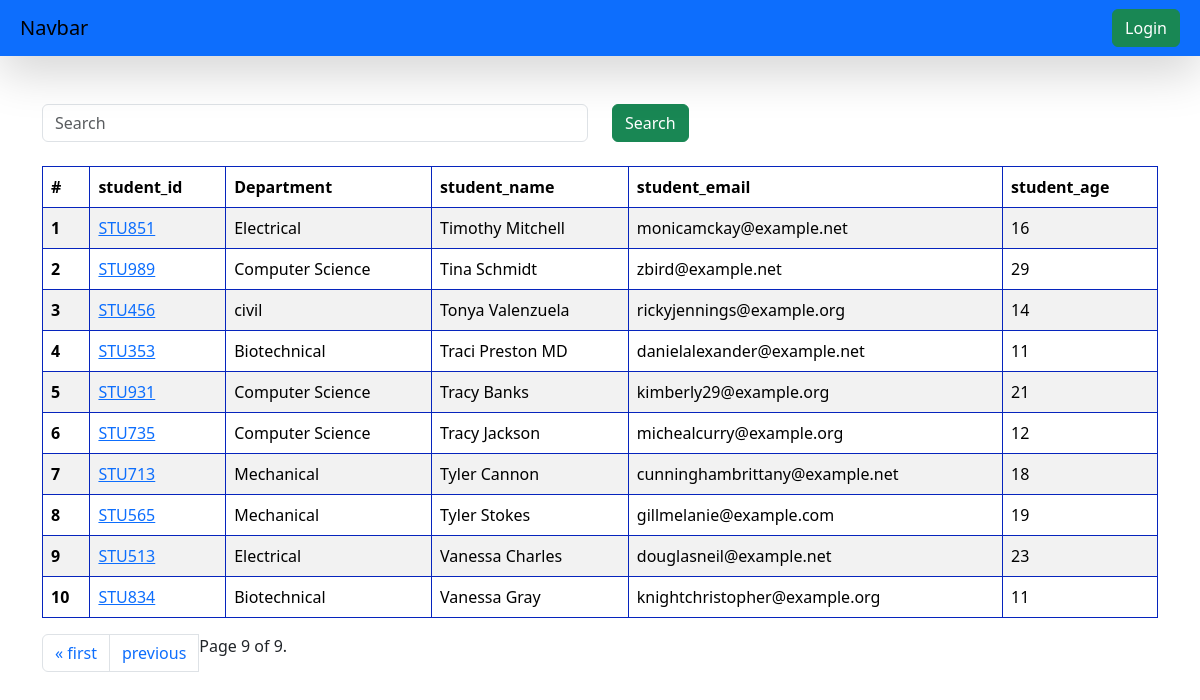
/students/?page=9, run on the app's committed database.
### vege/models.py (models this page shows, shortened)
class Student(models.Model):
    department = models.ForeignKey(Department, on_delete=models.CASCADE)
    student_id = models.OneToOneField(StudentID,related_name="student", on_delete=models.CASCADE)
    student_name = models.CharField(max_length=100)
    student_email = models.EmailField(unique=True)
    student_age = models.IntegerField(default=18)
    student_address = models.TextField()
    is_deleted = models.BooleanField(default= False)
    objects = StudentManager()
    admin_objects = models.Manager()
    class Meta:
        ordering =  ['student_name'] #Order students alphabetically
        verbose_name = 'student'

class StudentID(models.Model):
    student_id = models.CharField(max_length=100)
    def __str__(self) -> str:
        return self.student_id #Return student ID in admin panel

class Department(models.Model):
    department = models.CharField(max_length=100)
    class Meta:
        ordering = ['department'] #Order departments alphabetically

### vege/views.py (the view, shortened to what this page needs)
# urls.py: path('students/', get_students, name='get_students'),
def get_students(request):
    queryset = Student.objects.all()
    paginator = Paginator(queryset, 10)  # Show 10 contacts per page.
    page_number = request.GET.get("page", 1) # Default to page 1 if no page parameter is provided
    page_obj = paginator.get_page(page_number)
    return render(request, 'report/students.html', {'queryset': page_obj})

### vege/models.py (called while the page is built)
    def get_queryset(self):
        return super().get_queryset().filter(is_deleted = False)

### vege/templates/report/students.html (shortened to what this page needs)
{% extends 'base.html' %} {% block start %}
<div class="container mt-5">
<form class="mb-4">
    <div class="row">
        <div class="col-md-6">
            <input class="form-control" name="search" placeholder="Search">
        </div>
        <div class="col-md-6">
            <button class="btn btn-success">Search</button>
        </div>
    </div>
</form>
  <table class="table table-striped">
    <thead>
      <tr>
        <th scope="col">#</th>
        <th scope="col">student_id</th>
        <th scope="col">Department</th>
        <th scope="col">student_name</th>
        <th scope="col">student_email</th>
        <th scope="col">student_age</th>
      </tr>
    </thead>
    <tbody>
      {% for student in queryset %}
      <tr>
        <th scope="row">{{forloop.counter}}</th>
        <td>
          <a href="{% url 'see_mark' student.student_id %}">
            {{student.student_id}}
          </a>
        </td>
        <td>{{student.department.department}}</td>
        <td>{{student.student_name}}</td>
        <td>{{student.student_email}}</td>
        <td>{{student.student_age}}</td>
      </tr>
      {% endfor %}
    </tbody>
    </table>
      <nav aria-label="Page navigation example">
      <ul class="pagination">
          {% if queryset.has_previous %}
            <li class="page-item"><a class="page-link"  href="?page=1">&laquo; first</a> </li>
            <li class="page-item"><a class="page-link" href="?page={{ queryset.previous_page_number }}">previous</a> </li>
          {% endif %}
          <span class="current">
            Page {{ queryset.number }} of {{ queryset.paginator.num_pages }}.
          </span>
    </ul>
   </nav>
</div>
{% endblock %}

### home/templates/base.html (style rules this page uses)
table, th, td { border: 1px solid rgb(6, 36, 189); }

### data on the page
Student: student_id "STU851", department.department "Electrical", student_name "Timothy Mitchell", student_email "monicamckay@example.net", student_age "16"
Student: student_id "STU989", department.department "Computer Science", student_name "Tina Schmidt", student_email "zbird@example.net", student_age "29"
Student: student_id "STU456", department.department "civil", student_name "Tonya Valenzuela", student_email "rickyjennings@example.org", student_age "14"
Student: student_id "STU353", department.department "Biotechnical", student_name "Traci Preston MD", student_email "danielalexander@example.net", student_age "11"
Student: student_id "STU931", department.department "Computer Science", student_name "Tracy Banks", student_email "kimberly29@example.org", student_age "21"
Student: student_id "STU735", department.department "Computer Science", student_name "Tracy Jackson", student_email "michealcurry@example.org", student_age "12"
Student: student_id "STU713", department.department "Mechanical", student_name "Tyler Cannon", student_email "cunninghambrittany@example.net", student_age "18"
Student: student_id "STU565", department.department "Mechanical", student_name "Tyler Stokes", student_email "gillmelanie@example.com", student_age "19"
Student: student_id "STU513", department.department "Electrical", student_name "Vanessa Charles", student_email "douglasneil@example.net", student_age "23"
Student: student_id "STU834", department.department "Biotechnical", student_name "Vanessa Gray", student_email "knightchristopher@example.org", student_age "11"

### other printed values
{{ queryset.number }} "9"
{{ queryset.paginator.num_pages }} "9"
